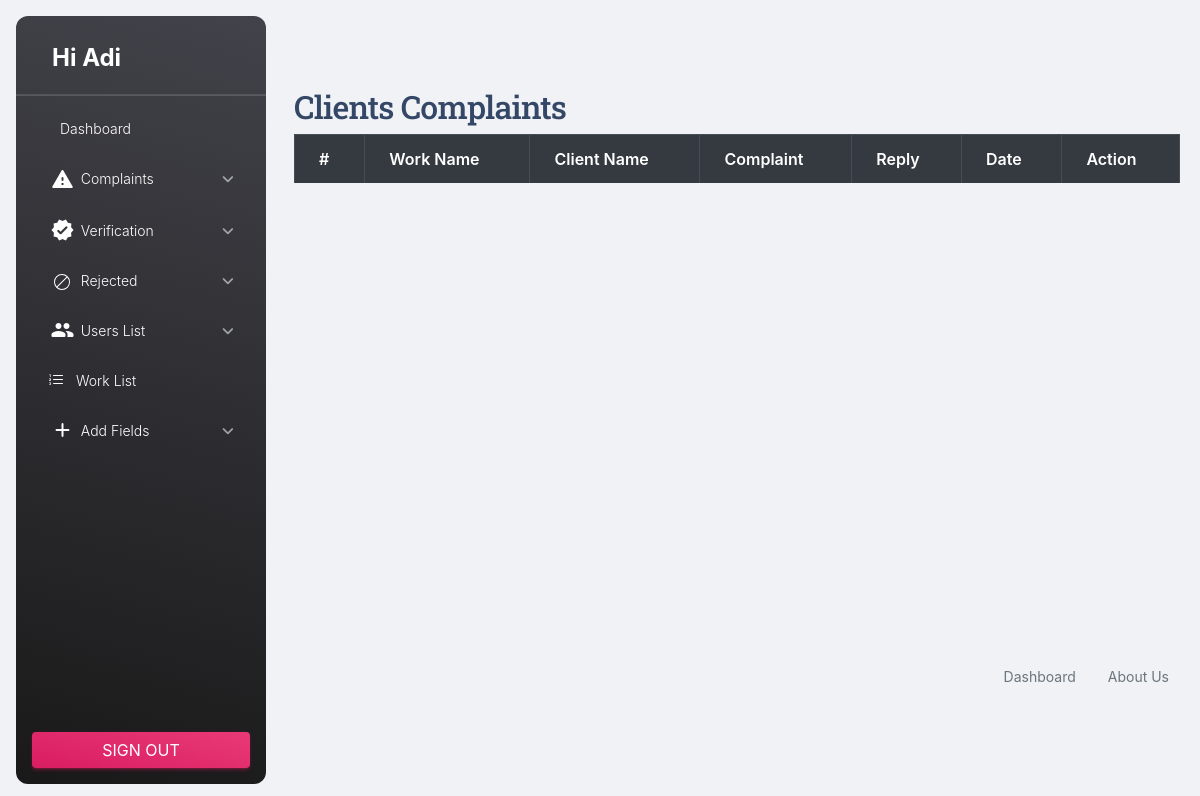
Page /Admin/ViewClientcomp.php (signed in) on the earlier database version.
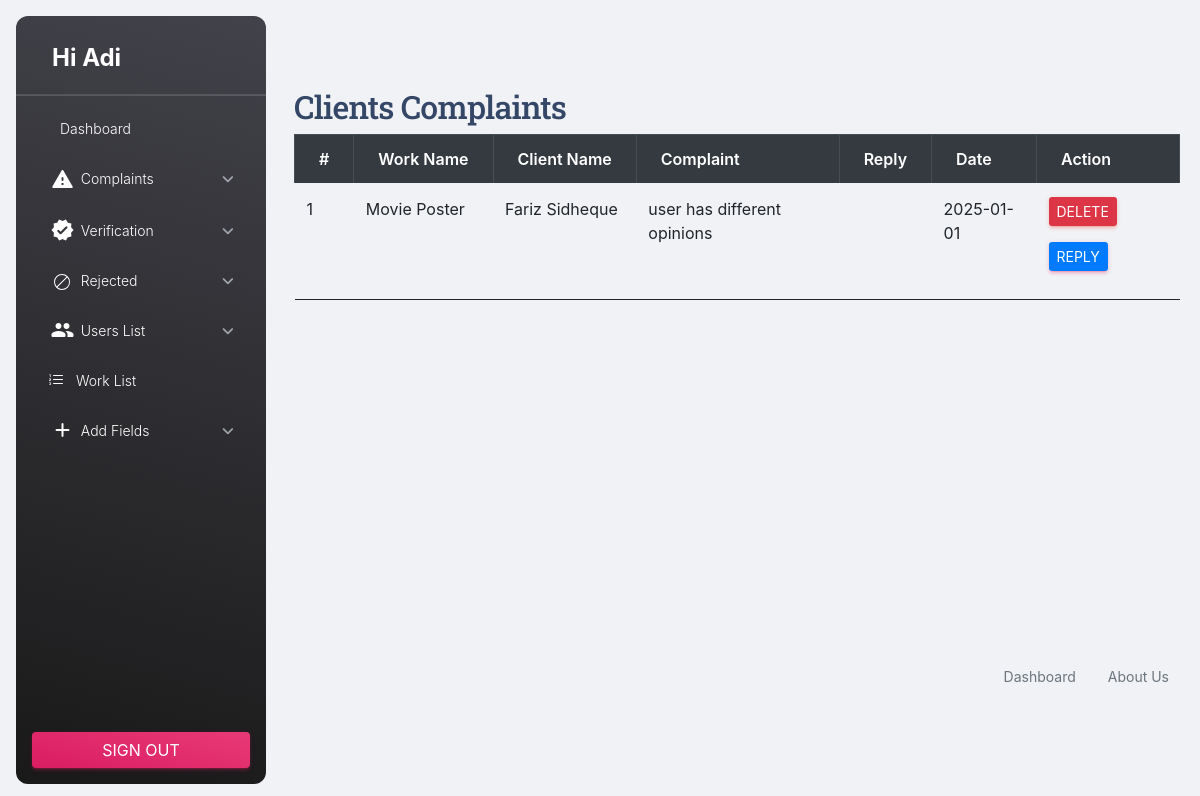
Same page on the later database version.
### tables this page shows
CREATE TABLE `tbl_complaint` (
  `complaint_id` int(11) NOT NULL,
  `complaint_details` varchar(1000) NOT NULL,
  `complaint_date` varchar(20) NOT NULL,
  `complaint_reply` varchar(1000) NOT NULL,
  `freelan_id` int(11) NOT NULL,
  `client_id` int(11) NOT NULL,
  `request_id` int(11) NOT NULL,
  `complaint_status` int(11) NOT NULL,
  `complaint_rdate` varchar(50) NOT NULL
);

CREATE TABLE `tbl_work` (
  `work_id` int(11) NOT NULL,
  `work_name` varchar(100) NOT NULL,
  `work_price` varchar(50) NOT NULL,
  `work_details` varchar(1000) NOT NULL,
  `work_doc` varchar(50) NOT NULL,
  `client_id` int(11) NOT NULL,
  `subcat_id` int(11) NOT NULL,
  `work_final` varchar(100) NOT NULL,
  `work_status` int(11) NOT NULL DEFAULT 0
);

CREATE TABLE `tbl_client` (
  `client_id` int(11) NOT NULL,
  `client_name` varchar(50) NOT NULL,
  `client_email` varchar(50) NOT NULL,
  `place_id` int(11) NOT NULL,
  `client_address` varchar(100) NOT NULL,
  `client_photo` varchar(50) NOT NULL,
  `client_proof` varchar(50) NOT NULL,
  `client_password` varchar(50) NOT NULL,
  `client_dob` varchar(50) NOT NULL,
  `client_contact` varchar(50) NOT NULL,
  `client_status` int(11) NOT NULL,
  `client_gender` varchar(50) NOT NULL
);

### Admin/ViewClientcomp.php (the view, shortened to what this page needs)
<?php
include('Header.php');
		?>
<!DOCTYPE html PUBLIC "-//W3C//DTD XHTML 1.0 Transitional//EN" "http://www.w3.org/TR/xhtml1/DTD/xhtml1-transitional.dtd">
<html xmlns="http://www.w3.org/1999/xhtml">
<head>
<link href="../Asset/Templates/Admin/assets/css/bootstrap.min.css" rel="stylesheet">
</head>
<body>
    <div class="container">
        <h2> Clients Complaints</h2>
        <div class="table-responsive">
            <table class="table table-bordered">
                <thead class="thead-dark">
                    <tr>
                        <th>#</th>
                        <th>Work name</th>
                        <th>Client name</th>
                        <th>Complaint</th>
                        <th>Reply</th>
                        <th>Date</th>
                        <th>Action</th>
                    </tr>
                </thead>
                <tbody>
                    <?php
                        $selqry="SELECT * FROM tbl_complaint u
                        INNER JOIN tbl_request j ON u.request_id=j.request_id
                        INNER JOIN tbl_work p ON j.work_id=p.work_id
                        INNER JOIN tbl_client c ON u.client_id=c.client_id";
                        $complaint=$con->query($selqry);
                        $i=0;
                        while($data=$complaint->fetch_assoc()) {
                            $i++;
                    ?>
                    <tr>
                        <td classname="table-bordered td"><?php echo $i ?></td>
                        <td classname="table-bordered td"><?php echo $data['work_name'] ?></td>
                        <td classname="table-bordered td"><?php echo $data['client_name'] ?></td>
                        <td classname="table-bordered td"><?php echo $data['complaint_details'] ?></td>
                        <td classname="table-bordered td"><?php echo $data['complaint_reply'] ?></td>
                        <td classname="table-bordered td"><?php echo $data['complaint_date'] ?></td>
                        <td>
                            <a href="ViewClientcomp.php?did=<?php echo $data['complaint_id']?>" class="btn btn-danger btn-sm">Delete</a>
                            <a href="Reply.php?rep=<?php echo $data['complaint_id']?>" class="btn btn-primary btn-sm">Reply</a>
                        </td>
                    </tr>
                    <?php } ?>
                </tbody>
            </table>
        </div>
    </div>
</body>
<?php
include('Footer.php');
?>
</html>

Differences in the rows shown:
added tbl_complaint: tbl_work.work_name "Movie Poster", client.client_name "Fariz Sidheque", complaint_details "user has different opinions", complaint_date "2025-01-01"
